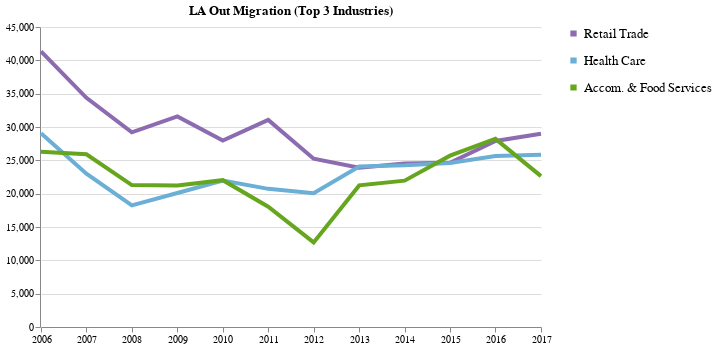

The notebook cell saved with this chart:
### Code cell
#Plotting same data in a line plot
alt.Chart(top_3).mark_line(strokeWidth=4).encode(
    x=alt.X('Year', 
            title=None, 
            axis=alt.Axis(labelFlush=False, grid=False)),
    y=alt.Y('Count', 
            title=None, 
            axis=alt.Axis(offset=1)),
    color=alt.Color('Industry', 
                    title=None,
                    scale=alt.Scale(domain=['Retail Trade', 'Health Care', 'Accom. & Food Services'], 
                                    range=['#8c6bb1', '#6baed6', '#66a61e']))
).configure_view(strokeWidth=0
).configure_legend(labelFontSize=13,
                   symbolStrokeWidth=6, 
                   symbolSize=40
).properties(width=500, 
             title='LA Out Migration (Top 3 Industries)                       ')

### Figure 1 — Vega-Lite specification as saved in the notebook (floating-point values rounded to 4 significant figures)
{"$schema": "https://vega.github.io/schema/vega-lite/v2.6.0.json", "config": {"legend": {"labelFontSize": 13, "symbolSize": 40, "symbolStrokeWidth": 6}, "view": {"height": 300, "strokeWidth": 0, "width": 400}}, "data": {"name": "data-b4ee7e5386146f1a8f9b736a91cc3bb9"}, "datasets": {"data-b4ee7e5386146f1a8f9b736a91cc3bb9": [{"Count": 41333, "Industry": "Retail Trade", "Year": "2006-01-01T00:00:00"}, {"Count": 29059, "Industry": "Health Care", "Year": "2006-01-01T00:00:00"}, {"Count": 26302, "Industry": "Accom. & Food Services", "Year": "2006-01-01T00:00:00"}, {"Count": 34381, "Industry": "Retail Trade", "Year": "2007-01-01T00:00:00"}, {"Count": 23002, "Industry": "Health Care", "Year": "2007-01-01T00:00:00"}, {"Count": 25916, "Industry": "Accom. & Food Services", "Year": "2007-01-01T00:00:00"}, {"Count": 29204, "Industry": "Retail Trade", "Year": "2008-01-01T00:00:00"}, {"Count": 18253, "Industry": "Health Care", "Year": "2008-01-01T00:00:00"}, {"Count": 21289, "Industry": "Accom. & Food Services", "Year": "2008-01-01T00:00:00"}, {"Count": 31594, "Industry": "Retail Trade", "Year": "2009-01-01T00:00:00"}, {"Count": 20101, "Industry": "Health Care", "Year": "2009-01-01T00:00:00"}, {"Count": 21227, "Industry": "Accom. & Food Services", "Year": "2009-01-01T00:00:00"}, {"Count": 27955, "Industry": "Retail Trade", "Year": "2010-01-01T00:00:00"}, {"Count": 21976, "Industry": "Health Care", "Year": "2010-01-01T00:00:00"}, {"Count": 22026, "Industry": "Accom. & Food Services", "Year": "2010-01-01T00:00:00"}, {"Count": 31064, "Industry": "Retail Trade", "Year": "2011-01-01T00:00:00"}, {"Count": 20723, "Industry": "Health Care", "Year": "2011-01-01T00:00:00"}, {"Count": 18033, "Industry": "Accom. & Food Services", "Year": "2011-01-01T00:00:00"}, {"Count": 25247, "Industry": "Retail Trade", "Year": "2012-01-01T00:00:00"}, {"Count": 20058, "Industry": "Health Care", "Year": "2012-01-01T00:00:00"}, {"Count": 12692, "Industry": "Accom. & Food Services", "Year": "2012-01-01T00:00:00"}, {"Count": 23881, "Industry": "Retail Trade", "Year": "2013-01-01T00:00:00"}, {"Count": 24066, "Industry": "Health Care", "Year": "2013-01-01T00:00:00"}, {"Count": 21243, "Industry": "Accom. & Food Services", "Year": "2013-01-01T00:00:00"}, {"Count": 24516, "Industry": "Retail Trade", "Year": "2014-01-01T00:00:00"}, {"Count": 24254, "Industry": "Health Care", "Year": "2014-01-01T00:00:00"}, {"Count": 21952, "Industry": "Accom. & Food Services", "Year": "2014-01-01T00:00:00"}, {"Count": 24637, "Industry": "Retail Trade", "Year": "2015-01-01T00:00:00"}, {"Count": 24608, "Industry": "Health Care", "Year": "2015-01-01T00:00:00"}, {"Count": 25701, "Industry": "Accom. & Food Services", "Year": "2015-01-01T00:00:00"}, {"Count": 27899, "Industry": "Retail Trade", "Year": "2016-01-01T00:00:00"}, {"Count": 25644, "Industry": "Health Care", "Year": "2016-01-01T00:00:00"}, {"Count": 28216, "Industry": "Accom. & Food Services", "Year": "2016-01-01T00:00:00"}, {"Count": 28976, "Industry": "Retail Trade", "Year": "2017-01-01T00:00:00"}, {"Count": 25826, "Industry": "Health Care", "Year": "2017-01-01T00:00:00"}, {"Count": 22629, "Industry": "Accom. & Food Services", "Year": "2017-01-01T00:00:00"}]}, "encoding": {"color": {"field": "Industry", "scale": {"domain": ["Retail Trade", "Health Care", "Accom. & Food Services"], "range": ["#8c6bb1", "#6baed6", "#66a61e"]}, "title": null, "type": "nominal"}, "x": {"axis": {"grid": false, "labelFlush": false}, "field": "Year", "title": null, "type": "temporal"}, "y": {"axis": {"offset": 1}, "field": "Count", "title": null, "type": "quantitative"}}, "mark": {"strokeWidth": 4, "type": "line"}, "title": "LA Out Migration (Top 3 Industries)                       ", "width": 500}
